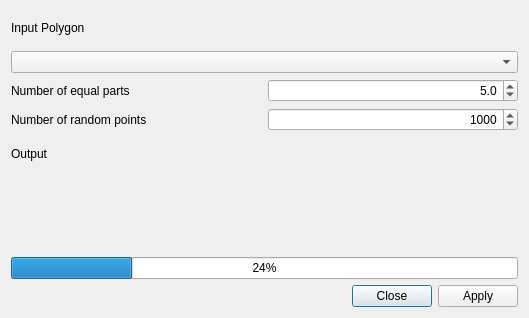
<?xml version="1.0" encoding="UTF-8"?>
<ui version="4.0">
 <class>hcmgis_spit_polygon_form</class>
 <widget class="QDialog" name="hcmgis_spit_polygon_form">
  <property name="windowModality">
   <enum>Qt::ApplicationModal</enum>
  </property>
  <property name="enabled">
   <bool>true</bool>
  </property>
  <property name="geometry">
   <rect>
    <x>0</x>
    <y>0</y>
    <width>529</width>
    <height>318</height>
   </rect>
  </property>
  <property name="mouseTracking">
   <bool>false</bool>
  </property>
  <property name="windowTitle">
   <string> Spilt Polygons into (almost) equal parts by Voronoi Diagram</string>
  </property>
  <layout class="QVBoxLayout" name="verticalLayout">
   <item>
    <layout class="QGridLayout" name="gridLayout">
     <item row="6" column="0">
      <widget class="QLabel" name="LblRandomPoints">
       <property name="text">
        <string>Number of random points</string>
       </property>
      </widget>
     </item>
     <item row="5" column="1">
      <widget class="QgsDoubleSpinBox" name="spParts">
       <property name="alignment">
        <set>Qt::AlignRight|Qt::AlignTrailing|Qt::AlignVCenter</set>
       </property>
       <property name="decimals">
        <number>1</number>
       </property>
       <property name="minimum">
        <double>1.000000000000000</double>
       </property>
       <property name="maximum">
        <double>10000.000000000000000</double>
       </property>
       <property name="singleStep">
        <double>1.000000000000000</double>
       </property>
       <property name="value">
        <double>5.000000000000000</double>
       </property>
      </widget>
     </item>
     <item row="9" column="0" colspan="2">
      <widget class="QLabel" name="LblOutput">
       <property name="text">
        <string>Output</string>
       </property>
      </widget>
     </item>
     <item row="6" column="1">
      <widget class="QgsDoubleSpinBox" name="spRandomPoints">
       <property name="alignment">
        <set>Qt::AlignRight|Qt::AlignTrailing|Qt::AlignVCenter</set>
       </property>
       <property name="decimals">
        <number>0</number>
       </property>
       <property name="minimum">
        <double>100.000000000000000</double>
       </property>
       <property name="maximum">
        <double>100000.000000000000000</double>
       </property>
       <property name="singleStep">
        <double>10.000000000000000</double>
       </property>
       <property name="value">
        <double>1000.000000000000000</double>
       </property>
      </widget>
     </item>
     <item row="1" column="0" colspan="2">
      <widget class="QgsMapLayerComboBox" name="CboInput">
       <property name="showCrs">
        <bool>true</bool>
       </property>
      </widget>
     </item>
     <item row="5" column="0">
      <widget class="QLabel" name="LblParts">
       <property name="text">
        <string>Number of equal parts</string>
       </property>
      </widget>
     </item>
     <item row="11" column="0" colspan="2">
      <widget class="QLabel" name="LblStatus">
       <property name="text">
        <string/>
       </property>
      </widget>
     </item>
     <item row="12" column="0" colspan="2">
      <widget class="QProgressBar" name="status">
       <property name="value">
        <number>24</number>
       </property>
      </widget>
     </item>
     <item row="10" column="0" colspan="2">
      <widget class="QgsFileWidget" name="output_file_name"/>
     </item>
     <item row="0" column="0" colspan="2">
      <widget class="QLabel" name="LblInput">
       <property name="text">
        <string>Input Polygon</string>
       </property>
      </widget>
     </item>
    </layout>
   </item>
   <item>
    <widget class="QDialogButtonBox" name="BtnApplyClose">
     <property name="standardButtons">
      <set>QDialogButtonBox::Apply|QDialogButtonBox::Close</set>
     </property>
    </widget>
   </item>
  </layout>
 </widget>
 <customwidgets>
  <customwidget>
   <class>QgsDoubleSpinBox</class>
   <extends>QDoubleSpinBox</extends>
   <header>qgsdoublespinbox.h</header>
  </customwidget>
  <customwidget>
   <class>QgsFileWidget</class>
   <extends>QWidget</extends>
   <header>qgsfilewidget.h</header>
  </customwidget>
  <customwidget>
   <class>QgsMapLayerComboBox</class>
   <extends>QComboBox</extends>
   <header>qgsmaplayercombobox.h</header>
  </customwidget>
 </customwidgets>
 <resources/>
 <connections>
  <connection>
   <sender>BtnApplyClose</sender>
   <signal>accepted()</signal>
   <receiver>hcmgis_spit_polygon_form</receiver>
   <slot>accept()</slot>
   <hints>
    <hint type="sourcelabel">
     <x>251</x>
     <y>272</y>
    </hint>
    <hint type="destinationlabel">
     <x>169</x>
     <y>143</y>
    </hint>
   </hints>
  </connection>
  <connection>
   <sender>BtnApplyClose</sender>
   <signal>rejected()</signal>
   <receiver>hcmgis_spit_polygon_form</receiver>
   <slot>reject()</slot>
   <hints>
    <hint type="sourcelabel">
     <x>251</x>
     <y>272</y>
    </hint>
    <hint type="destinationlabel">
     <x>169</x>
     <y>143</y>
    </hint>
   </hints>
  </connection>
 </connections>
</ui>
